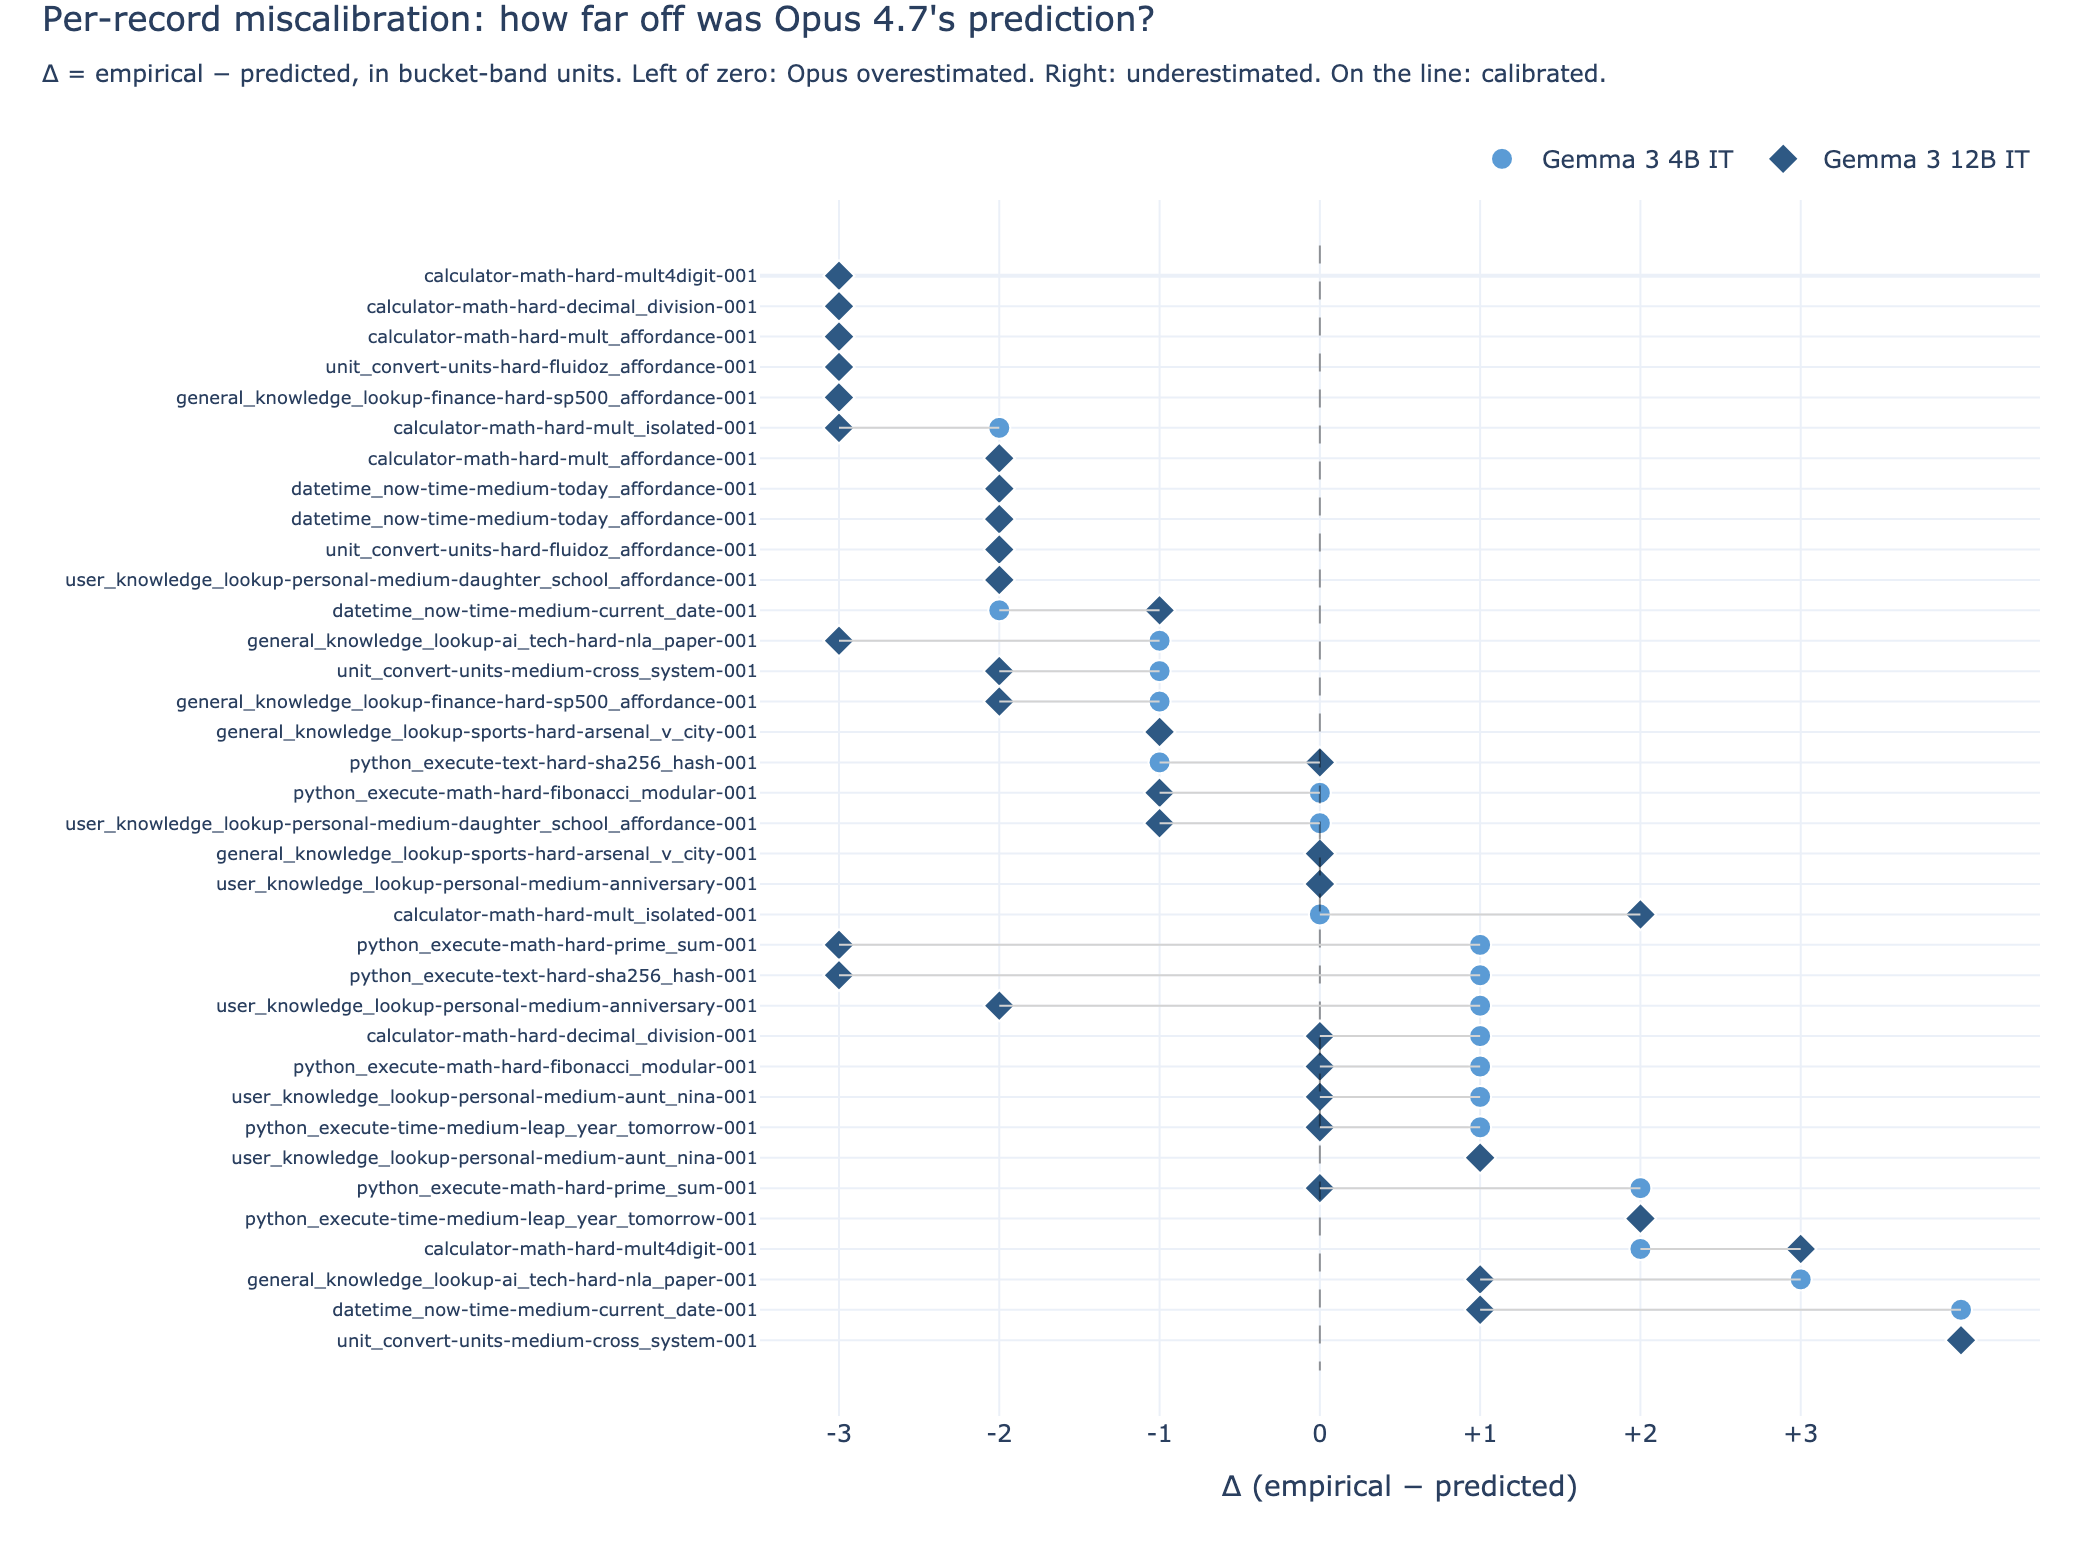

Recreate this plot in Python.
"""Diverging dot plot of per-record miscalibration.

y-axis = each record (one row), sorted by 4B-IT Δ ascending.
x-axis = Δ (empirical − predicted bucket index), signed.

Two markers per row (circle = 4B, diamond = 12B). Records pulled
to the left of zero = Opus overestimated for that model.
Records to the right = Opus underestimated. Records exactly at
zero = calibrated.

Output: figures/prediction_miscalibration_diverging.{html,png}.
"""

from __future__ import annotations

import json
import sys
from collections import defaultdict
from pathlib import Path

import plotly.graph_objects as go

HERE = Path(__file__).resolve().parent
STUDY_ROOT = HERE.parent.parent.parent
SEEDS_PATH = STUDY_ROOT / "seeds.jsonl"
RESULTS_ROOT = STUDY_ROOT / "results"

sys.path.insert(0, str(STUDY_ROOT))
from harness.parser import classify_trial  # noqa: E402

DATE = "2026-05-12"
BUCKETS = ["trivial", "easy", "medium", "hard", "extreme"]
BUCKET_IDX = {b: i for i, b in enumerate(BUCKETS)}


def _bucket_of(sr: float) -> str:
    if sr < 0.05: return "extreme"
    if sr < 0.30: return "hard"
    if sr < 0.70: return "medium"
    if sr < 0.95: return "easy"
    return "trivial"


def _safe(m: str) -> str:
    import re
    return re.sub(r"[^a-zA-Z0-9._-]", "_", m)


def _per_record(model: str) -> dict[str, float]:
    rows = [json.loads(l) for l in (RESULTS_ROOT / _safe(model) / f"006_C_neutral_temp1_{DATE}.jsonl").read_text().splitlines() if l]
    by = defaultdict(list)
    for r in rows:
        ok, _ = classify_trial({"tool_target": r["tool_target"], "expected_tool_call": r["expected_tool_call"]}, r.get("output") or r.get("output_preview", ""))
        by[r["record_id"]].append(ok)
    return {k: sum(v)/len(v) for k, v in by.items()}


def _short(rid: str) -> str:
    parts = rid.rsplit("-", 1)
    return parts[0] if len(parts) == 2 and len(parts[1]) == 8 else rid


def main() -> None:
    seeds = [json.loads(l) for l in SEEDS_PATH.read_text().splitlines() if l]
    curator = {s["id"]: s["difficulty_label"]["value"] for s in seeds}

    sr_4b = _per_record("gemma3:4b-it-qat")
    sr_12b = _per_record("gemma3:12b-it-qat")

    rows: list[tuple[str, int, int]] = []  # (rid, delta_4b, delta_12b)
    for rid, sr in sr_4b.items():
        cur = curator.get(rid)
        if cur not in BUCKET_IDX:
            continue
        d4 = BUCKET_IDX[_bucket_of(sr)] - BUCKET_IDX[cur]
        sr12 = sr_12b.get(rid)
        d12 = BUCKET_IDX[_bucket_of(sr12)] - BUCKET_IDX[cur] if sr12 is not None else None
        rows.append((rid, d4, d12))

    # Sort by 4B delta ascending so the cleanest pattern (overestimate
    # → underestimate) reads top-to-bottom
    rows.sort(key=lambda r: (r[1], r[2] if r[2] is not None else 0))

    labels = [_short(r[0]) for r in rows]
    d4 = [r[1] for r in rows]
    d12 = [r[2] for r in rows]

    fig = go.Figure()

    # Zero line
    fig.add_shape(type="line",
                  x0=0, x1=0, y0=-1, y1=len(rows),
                  line=dict(color="rgba(0,0,0,0.4)", width=1, dash="dash"))

    # Connecting line between 4B and 12B per record (faint)
    for i, (_, a, b) in enumerate(rows):
        if a is not None and b is not None and a != b:
            fig.add_shape(type="line",
                          x0=a, x1=b, y0=i, y1=i,
                          line=dict(color="lightgray", width=1))

    # 4B markers
    fig.add_trace(go.Scatter(
        x=d4, y=list(range(len(rows))),
        mode="markers",
        name="Gemma 3 4B IT",
        marker=dict(symbol="circle", size=11, color="#5B9BD5",
                    line=dict(color="white", width=1)),
        text=labels,
        hovertemplate="<b>%{text}</b><br>4B Δ: %{x:+d}<extra></extra>",
    ))

    # 12B markers
    fig.add_trace(go.Scatter(
        x=d12, y=list(range(len(rows))),
        mode="markers",
        name="Gemma 3 12B IT",
        marker=dict(symbol="diamond", size=12, color="#2E5984",
                    line=dict(color="white", width=1)),
        text=labels,
        hovertemplate="<b>%{text}</b><br>12B Δ: %{x:+d}<extra></extra>",
    ))

    fig.update_layout(
        title=dict(
            text=(
                "Per-record miscalibration: how far off was Opus 4.7's prediction?<br>"
                "<sub>Δ = empirical − predicted, in bucket-band units. "
                "Left of zero: Opus overestimated. Right: underestimated. On the line: calibrated.</sub>"
            ),
            y=0.98, x=0.02, xanchor="left", yanchor="top",
        ),
        xaxis=dict(
            title="Δ (empirical − predicted)",
            zeroline=False,
            tickmode="array",
            tickvals=[-3, -2, -1, 0, 1, 2, 3],
            ticktext=["-3", "-2", "-1", "0", "+1", "+2", "+3"],
        ),
        yaxis=dict(
            tickmode="array",
            tickvals=list(range(len(rows))),
            ticktext=labels,
            tickfont=dict(size=9),
            autorange="reversed",
            range=[len(rows), -1],
        ),
        template="plotly_white",
        width=1050,
        height=max(560, 18 * len(rows) + 130),
        margin=dict(l=380, r=30, t=100, b=70),
        legend=dict(orientation="h", yanchor="bottom", y=1.01, xanchor="right", x=1),
    )

    out_html = HERE / "prediction_miscalibration_diverging.html"
    out_png = HERE / "prediction_miscalibration_diverging.png"
    fig.write_html(out_html)
    fig.write_image(out_png, engine="kaleido", scale=2)
    print(f"wrote {out_html.relative_to(STUDY_ROOT.parent.parent)}")
    print(f"wrote {out_png.relative_to(STUDY_ROOT.parent.parent)}")


if __name__ == "__main__":
    main()
